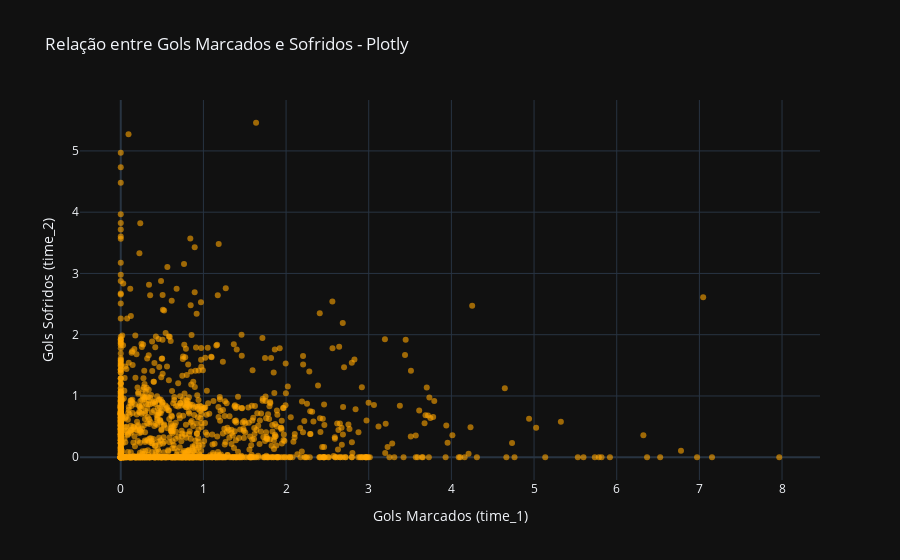

The notebook cell this image was saved under:
### Code cell
#### solução com plotly
fig = go.Figure(
    data=go.Scatter(
        x=gols['gols_1'],
        y=gols['gols_2'],
        mode='markers',
        marker=dict(size=6, color='orange', opacity=0.6)
    )
)

fig.update_layout(
    title='Relação entre Gols Marcados e Sofridos - Plotly',
    xaxis_title='Gols Marcados (time_1)',
    yaxis_title='Gols Sofridos (time_2)',
    template='plotly_dark'
)

fig.show()

### Figure 1 — Plotly figure (JSON) as saved in the notebook; plotly's stock layout.template omitted (floating-point values rounded to 4 significant figures; data arrays with more than 128 entries replaced by an {"elided": "..."} marker saying what was removed)
{"data": [{"marker": {"color": "orange", "opacity": 0.6, "size": 6}, "mode": "markers", "type": "scatter", "x": {"elided": "1312 float values"}, "y": {"elided": "1312 float values"}}], "layout": {"title": {"text": "Relação entre Gols Marcados e Sofridos - Plotly"}, "xaxis": {"title": {"text": "Gols Marcados (time_1)"}}, "yaxis": {"title": {"text": "Gols Sofridos (time_2)"}}}}
